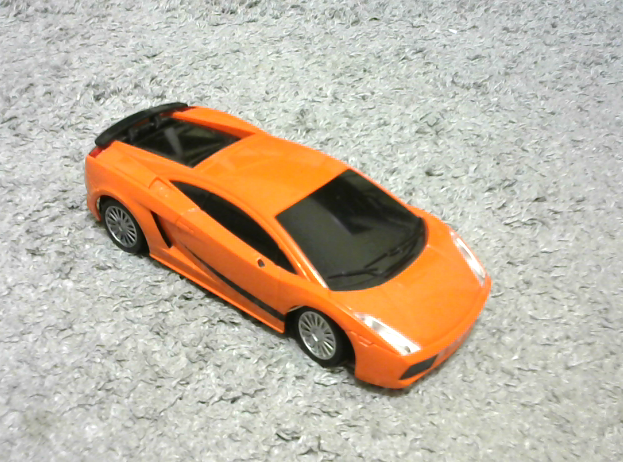
#> input picture Chapters/Resources/lambo.png, 623 x 462 px
$ python Chapter3.py
#> lines starting #> are read from the running program, lines starting #| are printed output that depends on the picture
import cv2

img = cv2.imread("Resources/lambo.png")
#> img is the input picture: shape (462, 623, 3); mean B, G, R 161.3, 179.4, 192.2
print("original image shape", img.shape)
#| original image shape (462, 623, 3)

imgResize = cv2.resize(img, (300, 200))
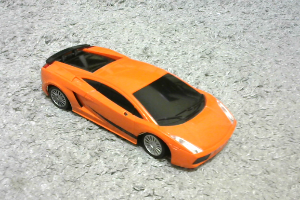
#> imgResize: shape (200, 300, 3); mean B, G, R 161.2, 179.3, 192.1
print("resized shape", imgResize.shape)
#| resized shape (200, 300, 3)

imgCropped = img[85:400, 60:510]
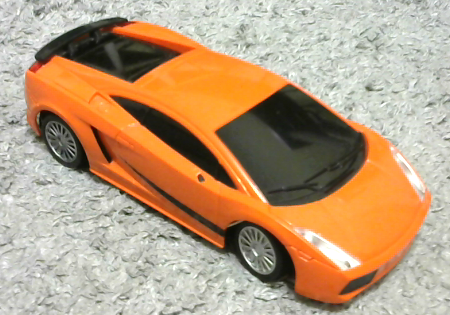
#> imgCropped: shape (315, 450, 3); mean B, G, R 126, 156.9, 185.7


cv2.imshow("original Image", img)
# cv2.imshow("resized image", imgResize)
cv2.imshow("cropped image", imgCropped)
cv2.waitKey(0)
